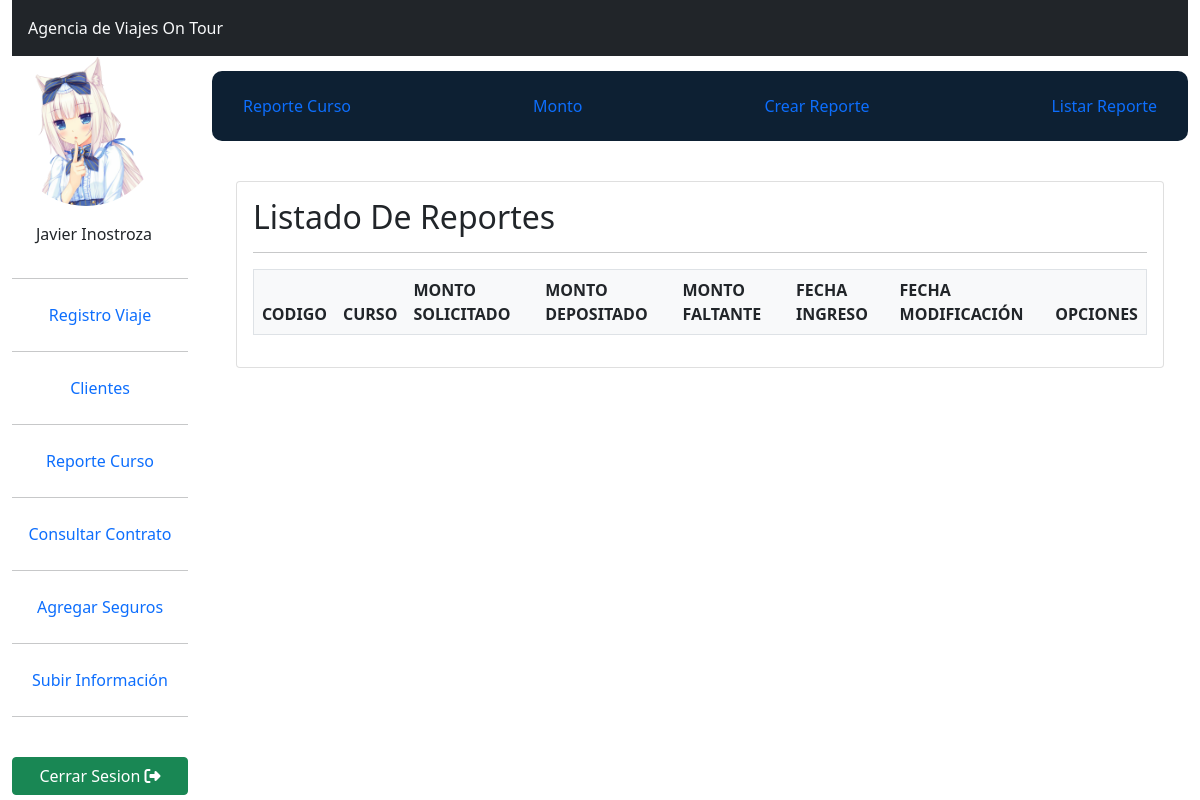
/listaReporte/ (signed in), run on an earlier commit of the app's database.
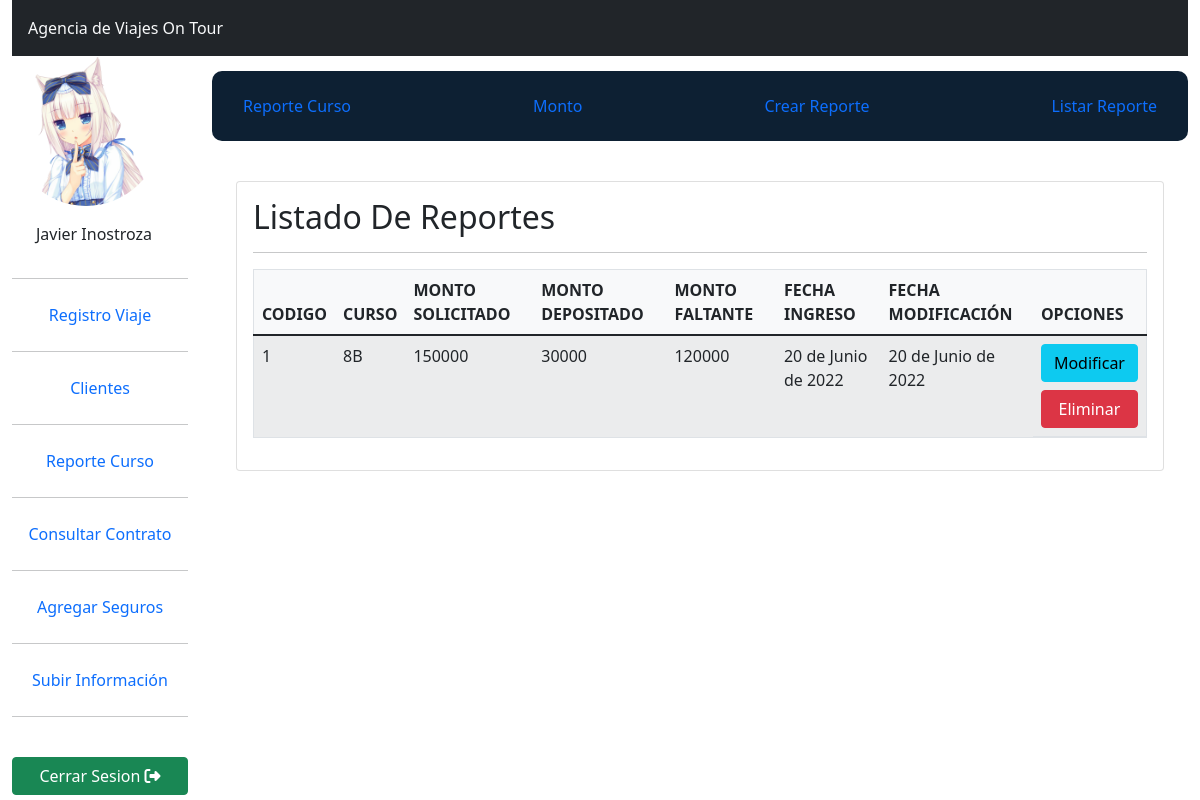
And on a later commit of the database.
### app/models.py (models this page shows)
class ReporteCurso(models.Model):
    codigo = models.IntegerField(null=False,primary_key=True)
    curso = models.CharField(max_length=60)
    monto_solicitado = models.IntegerField()
    monto_depositado = models.IntegerField()
    monto_faltaltante = models.IntegerField()
    created_at = models.DateField(auto_now_add=True)
    update_at = models.DateField(auto_now=True)
    class Meta:
        db_table = 'db_reporteCurso'

### app/views.py (the view)
# urls.py: path('listaReporte/', listaReporte, name='listaReporte'),
@login_required
def listaReporte(request):
    reporteAll = ReporteCurso.objects.all()
    datos = {
        'listaReporte': reporteAll
    }
    return render(request, 'app/reporte/listaReporte.html', datos)

### app/templates/app/reporte/listaReporte.html
{% extends 'app/base.html' %}
{% load static %}
{% load humanize %}
{% block navbar %}
    <div class="nav-opciones mb-3">
        <ul class="nav flex-row justify-content-between color-enlaces">
            <li class="nav-item">
                <a class="nav-link" href="{% url 'reporte' %}">Reporte Curso</a>
            </li>
            <li class="nav-item">
                <a class="nav-link" href="{% url 'monto' %}">Monto</a>
            </li>
            <li class="nav-item">
                <a class="nav-link" href="{% url 'crearReporte' %}">Crear Reporte</a>
            </li>
            <li class="nav-item">
                <a class="nav-link" href="{% url 'listaReporte' %}">Listar Reporte</a>
            </li>
        </ul>
    </div>
{% endblock %}
{% block contenido %}
<section class="py-4  osahan-main-body">
    <div class="container-fluid">
        <div class="row">
            <div class="col-lg-12">
                <div class="card">
                    <div class="card-body">
                        <h2>Listado De Reportes</h2>
                        <hr>
                        <table class="table table-condensed table-hover table-striped table-responsive-sm bg-light border">
                            <thead>
                                <tr>
                                    <th>CODIGO</th>
                                    <th>CURSO</th>
                                    <th>MONTO SOLICITADO</th>
                                    <th>MONTO DEPOSITADO</th>
                                    <th>MONTO FALTANTE</th>
                                    <th>FECHA INGRESO</th>
                                    <th>FECHA MODIFICACIÓN</th>
                                    <th>OPCIONES</th>
                                </tr>
                            </thead>
                            <tbody>
                                {% for aux in listaReporte %}
                                <tr>
                                    <td scope="row">{{ aux.codigo }}</td>
                                    <td>{{ aux.curso }}</td>
                                    <td>{{ aux.monto_solicitado }}</td>
                                    <td>{{ aux.monto_depositado }}</td>
                                    <td>{{ aux.monto_faltaltante }}</td>
                                    <td>{{ aux.created_at }}</td>
                                    <td>{{ aux.update_at }}</td>
                                    <td class="d-grid">
                                        <a class="btn btn-info" href="{% url 'modificarReporte'  aux.codigo %}">Modificar</a>
                                        <a onclick="eliminar({{ aux.codigo }})" class="btn btn-danger mt-2">Eliminar</a>
                                    </td>
                                </tr>
                                {% endfor %}
                            </tbody>
                        </table>
                    </div>
                </div>
            </div>
        </div>
    </div>
</section>
{% endblock %}

### app/templates/app/base.html (shortened to what this page needs)
<!DOCTYPE html>
{% load static %}
<html lang="en">
<head>
    <link rel="stylesheet" href="{% static 'app/css/style.css' %}">
    <link href="https://cdn.jsdelivr.net/npm/bootstrap@5.1.3/dist/css/bootstrap.min.css" rel="stylesheet">
</head>
<body>
    <div class="container-fluid">
        <div class="row">
            <header>
                <div class="header-banner">
                    <div class="col-lg-12 col-sm-12 col-12">
                        <div class="d-flex justify-content-start bg-dark p-3 text-light">
                            <span>Agencia de Viajes On Tour</span>
                        </div>
                    </div>
                </div>
            </header>
            <div class="col-lg-12 col-sm-12 col-12">
                <div class="row">
                    <div class="col-lg-2 col-sm-2 col-2 ">
                        <div class="row">
                            <ul class="navbar-nav text-center">
                                <li>
                                    <a class="navbar-brand" href="{% url 'perfil' %}">
                                        <img src="{% static 'app/img/Vanilla Logo.png' %}" alt="ParaisoPeludo" width="170px" class="avatar">
                                    </a>
                                </li>
                                <li>
                                    <p class="mt-3">Javier Inostroza</p>
                                </li>
                            </ul>
                            <div class="opciones">
                                <ul class="nav flex-column text-center color-enlaces">
                                    <li class="nav-item">
                                        <hr class="w-100">
                                        <a class="nav-link" href="{% url 'registroViaje' %}">Registro Viaje</a>
                                        <hr class="w-100">
                                    </li>
                                    <li class="nav-item">
                                        <a class="nav-link" href="{% url 'cliente' %}">Clientes</a>
                                        <hr class="w-100">
                                    </li>
                                    <li class="nav-item">
                                        <a class="nav-link" href="{% url 'reporte' %}">Reporte Curso</a>
                                        <hr class="w-100">
                                    </li>
                                    <li class="nav-item">
                                        <a class="nav-link" href="{% url 'contrato' %}">Consultar Contrato</a>
                                        <hr class="w-100">
                                    </li>
                                    <li class="nav-item">
                                        <a class="nav-link" href="{% url 'listaSeguro' %}">Agregar Seguros</a>
                                        <hr class="w-100">
                                    </li>
                                    <li class="nav-item">
                                        <a class="nav-link" href="{% url 'publicaciones' %}">Subir Información</a>
                                        <hr class="w-100">
                                    </li>
                                    <div class="d-grid">
                                        <a href="#" class="btn btn-success btn-block mt-4">Cerrar Sesion <i class="fas fa-sign-out-alt"></i></a></li>
                                    </div>
                                </ul>
                            </div>
                        </div>
                    </div>
                    <div class="col-lg-10 col-sm-10 col-12">
                        {% block navbar %}{% endblock %}
                        {% block contenido %}
                        {% endblock %}
                    </div>
                </div>
            </div>
        </div>
    </div>
</body>
</html>

### app/static/app/css/style.css (style rules this page uses)
.avatar { width: 150px; height: 150px; border-radius: 50%; }
.nav-opciones { background-color: #0d2033; color: white; margin-top: 15px; padding: 15px; border-radius: 10px; }

What changed in the data, as far as the page shows it:
added ReporteCurso: codigo "1", curso "8B", monto_solicitado "150000", monto_depositado "30000", monto_faltaltante "120000", created_at "20 de Junio de 2022", update_at "20 de Junio de 2022"
